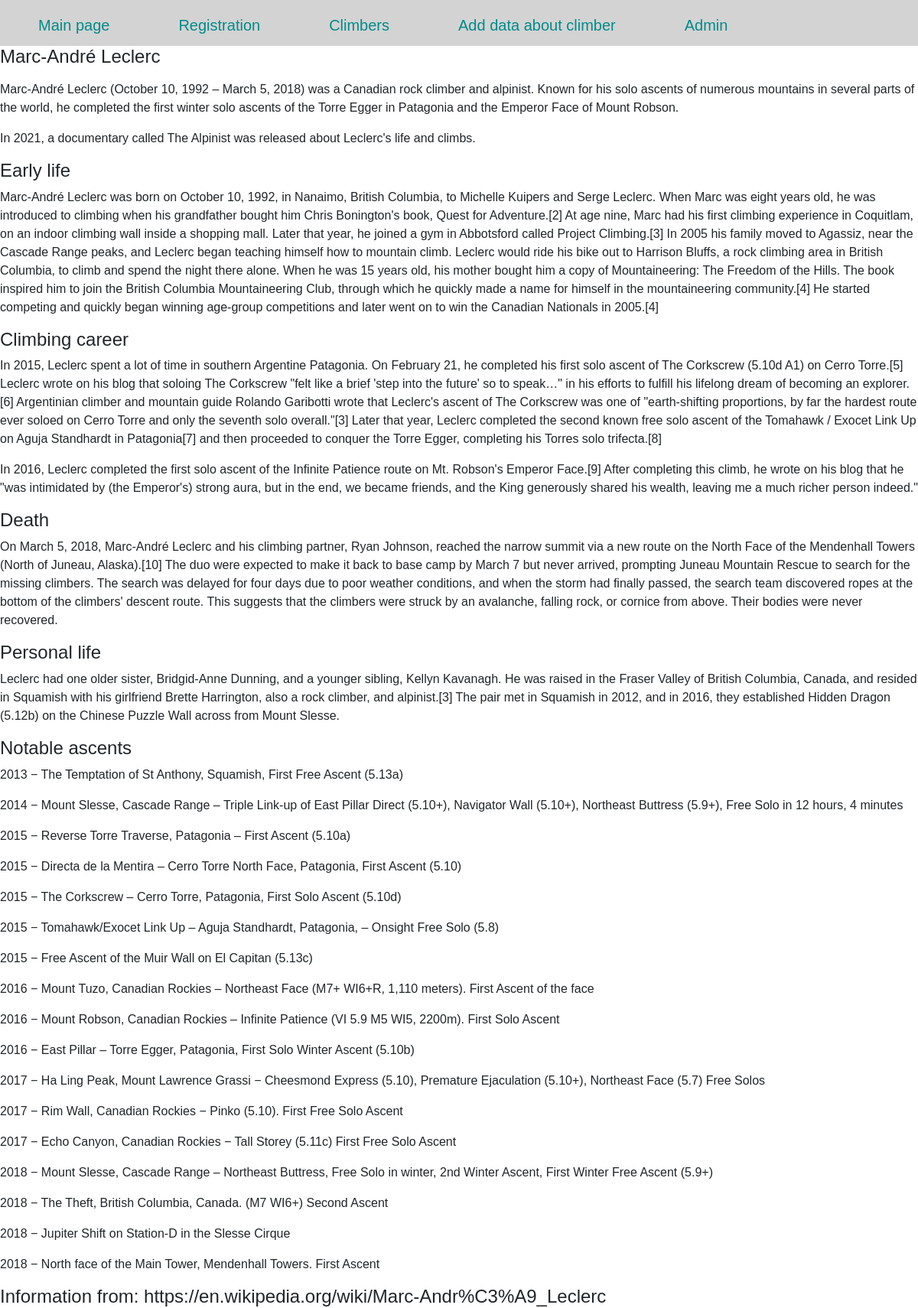
Screenshot of /Leclerc with the database file from the repository.
### models.py (models this page shows, shortened)
class Mountaineers(db.Model):
    __tablename__ = 'Mountaineers'
    id = db.Column(db.Integer, primary_key=True)
    fname = db.Column(db.String(80), nullable=False)
    lname = db.Column(db.String(80), nullable=False)
    fotoUrl = db.Column(db.Text, nullable=False)
    biography = db.Column(db.Text, nullable=False)
    date = db.Column(db.String(80))

### routes.py (the view)
@app.route("/<string:title>")
def article(title):
    dataMountersDB = Mountaineers.query.all()
    return render_template("article.html", menu=menu, title=title, dataMountersDB=dataMountersDB)

### templates/article.html
{% extends 'base.html' %}
{% block content %}
{{ super() }}
{% for data in dataMountersDB %}
{% if data.lname == title %}
<h4>{{data.fname}} {{data.lname}}</h4>
<p>{{data.biography | safe}}</p>
{% endif %}
{% endfor %}
{% endblock %}

### templates/base.html (shortened to what this page needs)
<!DOCTYPE html>
<html>
  <head>
    <link
      href="https://cdn.jsdelivr.net/npm/bootstrap@5.2.3/dist/css/bootstrap.min.css"
      rel="stylesheet"
    />
    <link
      type="text/css"
      href="{{ url_for('static', filename='css/styles.css')}}"
      rel="stylesheet"
    />
  </head>
  <body>
    {% block content %} {% block menu %} {%- block mainmenu -%}
    <ul class="mainmenu">
      {% for p in menu -%}
      <li><a href="{{p.url}}">{{p.name}}</a></li>
      {% endfor %}
    </ul>
    {% endblock mainmenu -%} {% endblock %} {% endblock %}
  </body>
</html>

### static/css/styles.css (style rules this page uses)
html, body { font-family: 'Arial'; margin: 0; padding: 0; height: 100%; width: 100%; }
ul.mainmenu { list-style: none; background: #D3D3D3; height: 60px; margin: 0; padding: 0; color: #008B8B; font-size: 20px; overflow: hidden; }
ul.mainmenu li { float: left; margin: 18px 40px 0 50px; }
ul.mainmenu li a { color: #008B8B; text-decoration: none; }

### rows the page displays
Mountaineers: fname "Marc-André", lname "Leclerc", biography "Marc-André Leclerc (October 10, 1992 – March 5, 2018) was a Canadian rock climber and alpinist. Known for his solo ascents of numerous mountains in several parts of the world, he completed the first winter solo ascents of the Torre Egger in Patagonia and the Emperor Face of Mount Robson. In 2021, a documentary called The Alpinist was released about Leclerc's life and climbs. Early life Marc-André Leclerc was born on October 10, 1992, in Nanaimo, British Columbia, to Michelle Kuipers and Serge Leclerc. When Marc was eight years old, he was introduced to climbing when his grandfather bought him Chris Bonington's book, Quest for Adventure.[2] At age nine, Marc had his first climbing experience…"

### other values shown
{{ p.name }} "Main page" "Registration" "Climbers" "Add data about climber" "Admin"
